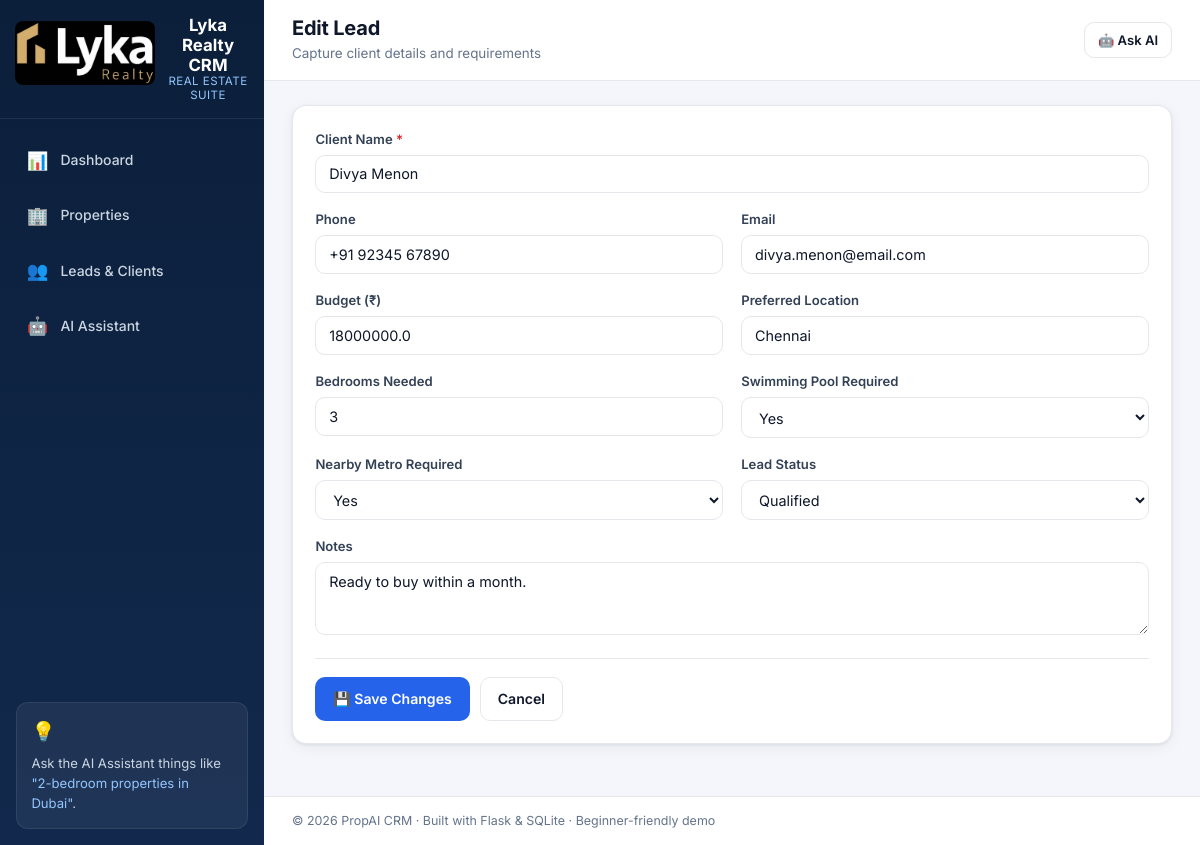
Screenshot of /leads/8/edit with the database file from the repository.
### tables this page shows
CREATE TABLE leads (
            id INTEGER PRIMARY KEY AUTOINCREMENT,
            client_name TEXT NOT NULL,
            phone TEXT,
            email TEXT,
            budget REAL,
            preferred_location TEXT,
            bedrooms_needed INTEGER,
            needs_swimming_pool TEXT DEFAULT 'No',
            needs_nearby_metro TEXT DEFAULT 'No',
            status TEXT DEFAULT 'New',
            notes TEXT,
            created_at TEXT DEFAULT (datetime('now'))
        );

### app.py (the view, shortened to what this page needs)
@app.route("/leads/<int:lead_id>/edit", methods=["GET", "POST"])
def edit_lead_page(lead_id):
    lead = get_lead(lead_id)
    if not lead:
        flash("Lead not found.", "error")
        return redirect(url_for("leads_page"))
    return render_template("lead_form.html", lead=lead, action="edit")

### database.py (called while the page is built)
def get_connection():
    conn = sqlite3.connect(DB_PATH)
    conn.row_factory = sqlite3.Row
    return conn

def get_lead(lead_id):
    conn = get_connection()
    row = conn.execute("SELECT * FROM leads WHERE id = ?", (lead_id,)).fetchone()
    conn.close()
    return dict(row) if row else None

### templates/lead_form.html (shortened to what this page needs)
{% extends "base.html" %}
{% block page_title %}{{ 'Edit Lead' if action == 'edit' else 'Add Lead' }}{% endblock %}
{% block page_subtitle %}Capture client details and requirements{% endblock %}
{% block content %}
<section class="panel form-panel">
    <div class="panel-body">
        <form method="post" class="crm-form">
            <div class="form-grid">
                <div class="form-group span-2">
                    <label for="client_name">Client Name <span class="req">*</span></label>
                    <input type="text" id="client_name" name="client_name" class="input"
                           value="{{ lead.client_name if lead else '' }}"
                           placeholder="e.g. Rahul Sharma" required />
                </div>
                <div class="form-group">
                    <label for="phone">Phone</label>
                    <input type="text" id="phone" name="phone" class="input"
                           value="{{ lead.phone if lead else '' }}"
                           placeholder="e.g. +91 98765 43210" />
                </div>
                <div class="form-group">
                    <label for="email">Email</label>
                    <input type="email" id="email" name="email" class="input"
                           value="{{ lead.email if lead else '' }}"
                           placeholder="e.g. client@email.com" />
                </div>
                <div class="form-group">
                    <label for="budget">Budget (₹)</label>
                    <input type="number" id="budget" name="budget" class="input" min="0"
                           value="{{ lead.budget if lead and lead.budget is not none else '' }}"
                           placeholder="e.g. 15000000" />
                </div>
                <div class="form-group">
                    <label for="preferred_location">Preferred Location</label>
                    <input type="text" id="preferred_location" name="preferred_location" class="input"
                           value="{{ lead.preferred_location if lead else '' }}"
                           placeholder="e.g. Dubai, Chennai" />
                </div>
                <div class="form-group">
                    <label for="bedrooms_needed">Bedrooms Needed</label>
                    <input type="number" id="bedrooms_needed" name="bedrooms_needed" class="input" min="0"
                           value="{{ lead.bedrooms_needed if lead and lead.bedrooms_needed is not none else '' }}"
                           placeholder="e.g. 3" />
                </div>
                <div class="form-group">
                    <label for="needs_swimming_pool">Swimming Pool Required</label>
                    <select id="needs_swimming_pool" name="needs_swimming_pool" class="input select">
                        <option value="Yes" {{ 'selected' if lead and lead.needs_swimming_pool == 'Yes' }}>Yes</option>
                    </select>
                </div>
                <div class="form-group">
                    <label for="needs_nearby_metro">Nearby Metro Required</label>
                    <select id="needs_nearby_metro" name="needs_nearby_metro" class="input select">
                        <option value="Yes" {{ 'selected' if lead and lead.needs_nearby_metro == 'Yes' }}>Yes</option>
                    </select>
                </div>
                <div class="form-group">
                    <label for="status">Lead Status</label>
                    <select id="status" name="status" class="input select">
                        {% for s in ['New', 'Contacted', 'Qualified', 'Closed', 'Lost'] %}
                            <option value="{{ s }}" {{ 'selected' if lead and lead.status == s }}>{{ s }}</option>
                        {% endfor %}
                    </select>
                </div>
                <div class="form-group span-2">
                    <label for="notes">Notes</label>
                    <textarea id="notes" name="notes" class="input" rows="3"
                              placeholder="Any extra details about this client…">{{ lead.notes if lead else '' }}</textarea>
                </div>
            </div>
            <div class="form-actions">
                <button type="submit" class="btn btn-primary">
                    {{ '💾 Save Changes' if action == 'edit' else '➕ Add Lead' }}
                </button>
                <a href="{{ url_for('leads_page') }}" class="btn btn-ghost">Cancel</a>
            </div>
        </form>
    </div>
</section>
{% endblock %}

### static/css/style.css (style rules this page uses)
:root { --bg: #f4f6fb; --surface: #ffffff; --surface-2: #f8fafc; --border: #e5e7eb; --text: #0f172a; --text-muted: #64748b; --primary: #2563eb; --primary-dark: #1d4ed8; --primary-soft: #eff6ff; --sidebar: #0b1f3a; --sidebar-hover: rgba(255, 255, 255, 0.08); --sidebar-active: rgba(37, 99, 235, 0.35); --green: #16a34a; --green-soft: #dcfce7; --red: #dc2626; --red-soft: #fee2e2; --amber: #d97706; --amber-soft: #fef3c7; --purple: #7c3aed; --purple-soft: #ede9fe; --shadow: 0 1px 3px rgba(15, 23, 42, 0.08), 0 4px 16px rgba(15, 23, 42, 0.05); --radius: 14px; --sidebar-w: 264px; --font: "Inter", system-ui, -apple-system, "Segoe UI", Roboto, sans-serif; }
*, *::before, *::after { box-sizing: border-box; }
html { scroll-behavior: smooth; }
body { margin: 0; font-family: var(--font); background: var(--bg); color: var(--text); font-size: 14px; line-height: 1.55; -webkit-font-smoothing: antialiased; }
a { color: var(--primary); text-decoration: none; }
.panel { background: var(--surface); border-radius: var(--radius); border: 1px solid var(--border); box-shadow: var(--shadow); overflow: hidden; margin-bottom: 1.25rem; }
.panel-body { padding: 1.1rem 1.15rem; }
.btn { display: inline-flex; align-items: center; justify-content: center; gap: 0.4rem; padding: 0.62rem 1.05rem; border-radius: 10px; border: 1px solid transparent; font-family: inherit; font-size: 0.88rem; font-weight: 600; cursor: pointer; transition: all 0.18s ease; white-space: nowrap; }
.btn-primary { background: var(--primary); color: #fff; }
.btn-ghost { background: transparent; color: var(--text); border-color: var(--border); }
.input { width: 100%; padding: 0.62rem 0.8rem; border-radius: 10px; border: 1px solid var(--border); background: var(--surface); font-family: inherit; font-size: 0.9rem; color: var(--text); transition: border-color 0.18s ease, box-shadow 0.18s ease; }
.select { cursor: pointer; }
.form-panel .panel-body { padding: 1.4rem; }
.form-grid { display: grid; grid-template-columns: 1fr 1fr; gap: 1rem 1.15rem; }
.form-group { display: flex; flex-direction: column; gap: 0.35rem; }
.form-group.span-2 { grid-column: span 2; }
.form-group label { font-size: 0.82rem; font-weight: 600; color: #334155; }
.req { color: var(--red); }
.form-actions { margin-top: 1.4rem; padding-top: 1.15rem; border-top: 1px solid var(--border); display: flex; gap: 0.65rem; }

### rows the page displays
leads: client_name "Divya Menon", phone "+91 92345 67890", email "divya.menon@email.com", budget "18000000.0", preferred_location "Chennai", bedrooms_needed "3", notes "Ready to buy within a month."

### other values shown
{{ 'Edit Lead' if action == 'edit' else 'Add Lead' }} "Edit Lead"
{{ '💾 Save Changes' if action == 'edit' else '➕ Add Lead' }} "💾 Save Changes"
form field status "Qualified"
